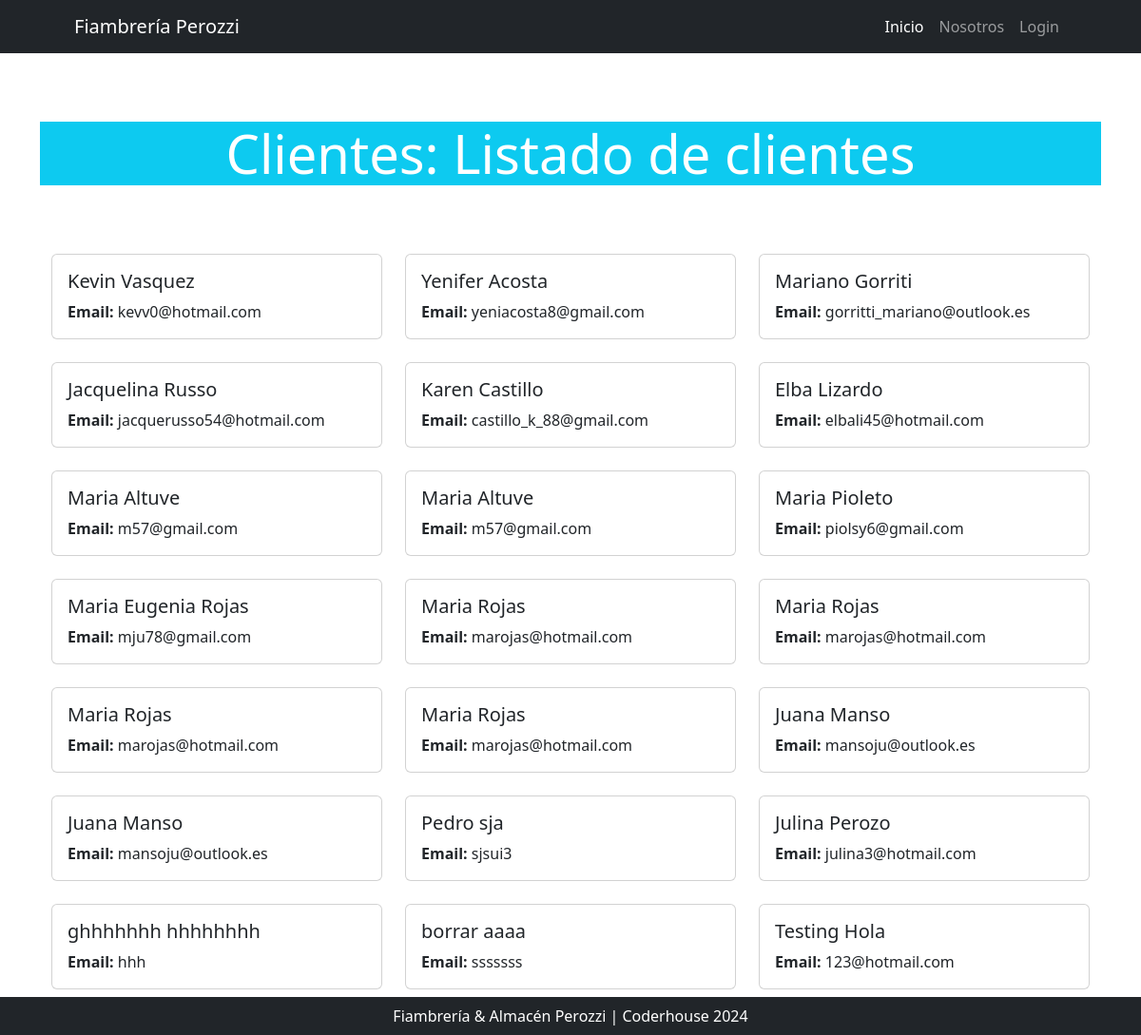
/Clientes/Listado, run on an earlier commit of the app's database.
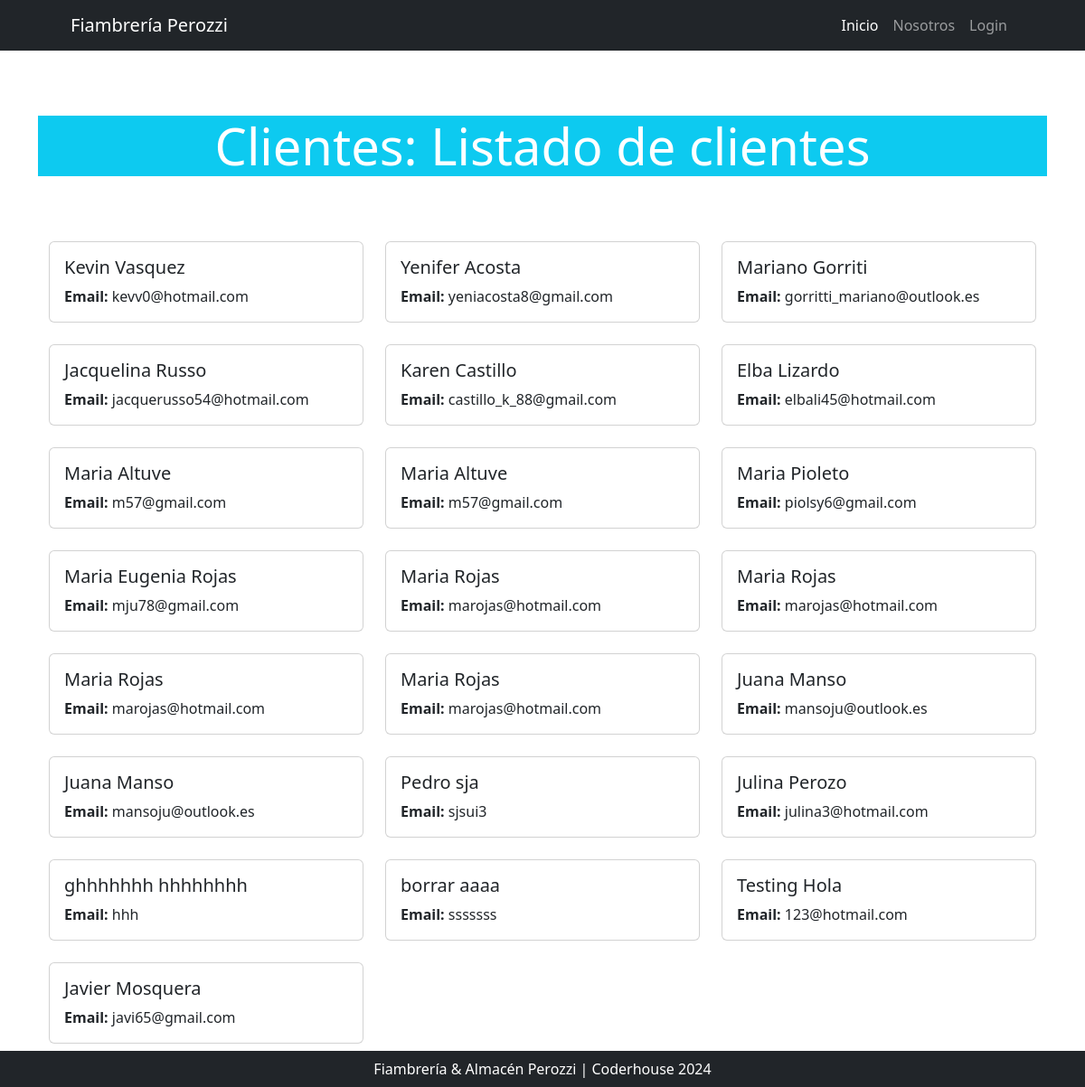
And on a later commit of the database.
### Clientes/models.py (models this page shows, shortened)
class Clientes(models.Model):
    nombre = models.CharField(max_length=255)
    apellido = models.CharField(max_length=255)
    email = models.CharField(max_length=50)
    sucursal = models.ForeignKey(Sucursal, on_delete=models.SET_NULL, null=True, blank=True)

### Clientes/views.py (the view)
# urls.py: path("Listado", lista_clientes, name="lista_clientes"),
def lista_clientes(request):
    consulta = Clientes.objects.all()
    contexto = {"Clientes": consulta}
    return render(request, "Clientes/lista_clientes.html", contexto)

### Clientes/templates/Clientes/lista_clientes.html (shortened to what this page needs)
{% extends 'core/base.html' %}
{% block body_title %}
    Clientes: Listado de clientes
{% endblock body_title %}
{% block content %}
    <div class="row">
        {% for cliente in Clientes %}
            <div class="col-md-4 mb-4">
                <div class="card">
                    <div class="card-body">
                        <h5 class="card-title">{{ cliente.nombre }} {{ cliente.apellido }}</h5>
                        <p class="card-text"><strong>Email:</strong> {{ cliente.email }}</p>
                    </div>
                </div>
            </div>
        {% endfor %}
    </div>
{% endblock content %}

What changed in the data, as far as the page shows it:
added Clientes: nombre "Javier", apellido "Mosquera", email "javi65@gmail.com"
